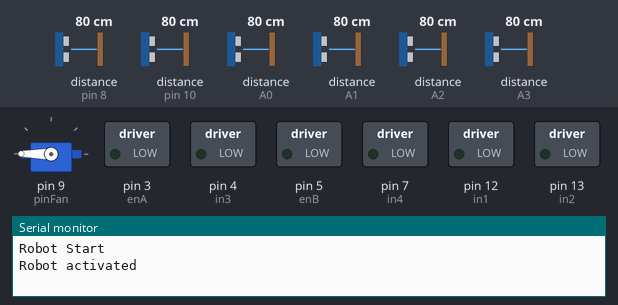
Recording of a sketch running on a simulated Arduino Uno, built with avr-gcc and run on an emulated ATmega328P. Shown: servo, switched loads named in the sketch (green lamp = pin HIGH), the last lines printed to the serial monitor. Inputs (shaded band) come from the test bench; at power-on: distance to the obstacle (sensors on pin 8, pin 10, A0, A1, A2, A3) 80 cm.

Above: at 3.05 s.
At 11.55 s:
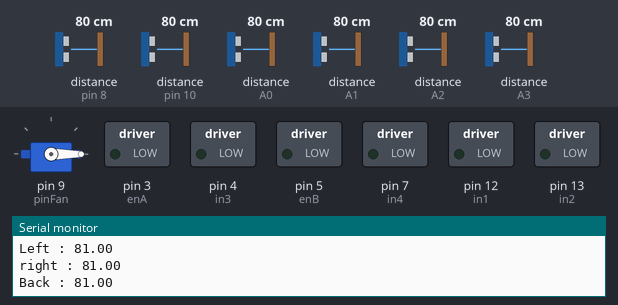
Timing chart, 0 to 14.2 s (numbered marks = the images above):
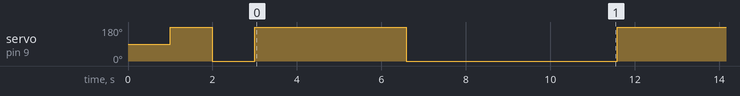

Measured:
- by itself, servo on pin 9 (pinFan): goes 180° 1.0 s, 0° 1.0 s, 14 × (180° 3.6 s, 0° 5.0 s), 180° 3.6 s, then 0°

The sketch:

krpairoda.ino
```cpp
/*
 *   KRPAI
*/
#include <NewPing.h>
#include <Servo.h>
#include <Wire.h>;
//AMG set up
#include <Adafruit_AMG88xx.h>
Adafruit_AMG88xx amg;
float pixels[AMG88xx_PIXEL_ARRAY_SIZE];


#define pinFan 9
//pinfan harus PWM
Servo propeller;

#define CMPS11_ADDRESS 0x60  // Address of CMPS11 shifted right one bit for arduino wire library
#define ANGLE_8  1           // Register to read 8bit angle from

#define enA 3 // biru
#define in1 12 // ijo
#define in2 13 //kuning
#define enB 5 // oren
#define in3 4//merah
#define in4 7 //coklat
byte motorSpeedA = 0;
byte motorSpeedB = 0;

#define UVpin A4


#define button 0

//int Pingpin[8]=[A1,A2,A3,A4,A5,8,10,11];
//Pin ping (asumsi 6 )
#define pingFL A2 // Front Left
#define pingFM A1 // Front Middle
#define pingFR A3 // Front Right
#define pingL A0 // Left
#define pingR 10 // Right
#define pingB 8  // Back
NewPing FL(pingFL,pingFL,2000);
NewPing FM(pingFM,pingFM,2000);
NewPing FR(pingFR,pingFR,2000);
NewPing L(pingL,pingL,2000);
NewPing R(pingR,pingR,2000);
NewPing B(pingB,pingB,2000);

float datapingFL;
float datapingFM;
float datapingFR;
float datapingL;
float datapingR;
float datapingB;

// Random Var
int val;
int buttonState;

// Var getUV()
int sensorValue = 0;  // Variabel Penyimpan Input UVTron
int sensorYES = 400;  // Batas atas
int sensorNO = 300;  // Batas bawah
int adaApi = 0; // 0 = tidak ada api, 1 = ada api,(0,1) = ada bayangan
int numRead = 0; //
int Max_numRead = 5; //

// Var getAMG()
bool status_amg;

// LIST FUNGSI
/*float getCompass() ;
/*
 *  Output langsung nilai compass
 */
void motorMove(char motor,int dir,int speedmotor,int delayTime) ;
/*
 * motor = 'L' for left , 'R' for Right
 * dir = 1 for forward , 0 for backward, 3 for brake
 * speedmotor range dari 0-100 (udah dimapping sebelumnya dari 0-255 PWM )
 * delayTime : Waktu delay (ms), setelah tiap action kalau mau berenti tetap harus di STOP dulu
 * ex :
 * motorMove('R',1,100,2500);
 * motorMove('R',3,0,50);
 */
void fanOut(int fanSpeed,bool fanStatus ,int delayTime);
/*
 * Buat nyalain kipas
 * fanspeed dari 0-100
 * fanStatus = 1 buat nyala , 0 buat mati
 * delay = ms
 * kalau mau matiin kipasnya tetep harus di stop
 * ex : fanOut(0,0,50);
 */
void getAMG();
/*
 * Output nya langsung di array float pixels
 */

int getUV();
/*
 * Output True or False , Algoritma fungsinya masih belom 100% jalan, nanti diganti .
 */

//void getPing();
/*
 * Update 6 sensor ultra ,disimpen di variabel
 */

//DECLARE FUNGSI
void getPing()
{
  datapingFL=FL.ping_cm();
  datapingFM=FM.ping_cm();
  datapingFR=FR.ping_cm();
  datapingL=L.ping_cm();
  datapingR=R.ping_cm();
  datapingB=B.ping_cm();
  Serial.println("START PING");
  Serial.print("Front left : ");
  Serial.println(datapingFL);
  Serial.print("Front mid : ");
  Serial.println(datapingFM);
  Serial.print("Front right : ");
  Serial.println(datapingFR);
    Serial.print("Left : ");
  Serial.println(datapingL);
    Serial.print("right : ");
  Serial.println(datapingR);
    Serial.print("Back : ");
  Serial.println(datapingB);

}

int getUV()
 {
   // read the value from the sensor:
  sensorValue = analogRead(UVpin);
  if (sensorValue > sensorYES) {
      adaApi = 1;
      numRead = Max_numRead;
    }
  else if (sensorValue < sensorNO) {
      if (numRead > 0) {
        numRead = numRead - 1;
      }
      else {
        adaApi = 0;
      }
    }

  return adaApi;
  delay(10);

}
int UVdetect()
{
    int count=0;
int state=0;
for (int i=1 ; i<10;i++)
{
//Serial.println(getUV());
if ( getUV())
{
  state=1;
}
}
return state;
}

void getAMG()
{
  status_amg = amg.begin();
    if (!status_amg) {
        Serial.println("Could not find a valid AMG88xx sensor, check wiring!");}
  amg.readPixels(pixels);

    Serial.print("[");
    for(int i=1; i<=AMG88xx_PIXEL_ARRAY_SIZE; i++){
      Serial.print(pixels[i-1]);
      Serial.print(", ");
      if( i%8 == 0 ) Serial.println();
    }
    Serial.println("]");
    Serial.println();
}

float getCompass()
{
unsigned char high_byte, low_byte, angle8;
char tmp; // Variabel untuk menyimpan data yang tidak diperlukan (Roll & Pitch)
unsigned int angle16;
float heading;

 Wire.beginTransmission(CMPS11_ADDRESS);  //starts communication with CMPS11
  Wire.write(ANGLE_8);                     //Sends the register we wish to start reading from
  Wire.endTransmission();

  // Request 5 bytes from the CMPS11
  // this will give us the 8 bit bearing,
  // both bytes of the 16 bit bearing, pitch and roll
  Wire.requestFrom(CMPS11_ADDRESS, 5);

  while(Wire.available() < 5);        // Wait for all bytes to come back

  angle8 = Wire.read();               // Baca 3 Byte data kompas
  high_byte = Wire.read();
  low_byte = Wire.read();
  tmp = Wire.read();  // Abaikan 2 byte terahir (Data Roll & Pitch)
  tmp = Wire.read();

  angle16 = high_byte;                 // Calculate 16 bit angle
  angle16 <<= 8;
  angle16 += low_byte;

  heading = (angle16 / 10) + (angle16 % 10);
  //Serial.print("Sudut: ");
  //heading=map(heading,0,367,0,360);
 return heading;

}
void motorMove(char motor,int dir,int speedmotor)
// motor = L (Left) or R (Right)
// dir   = 1 for Maju , 0 for mundur
// speedmotor = range input 0-100
{
  speedmotor=map(speedmotor,0,100,80,255);
  Serial.print("Motor ");
  if ( motor== 'L')
  {
    Serial.print("LEFT ");
    if (dir==1)
    {
      Serial.print("Forward with Speed ");
      Serial.print(speedmotor);
      digitalWrite(in1, HIGH);
      digitalWrite(in2, LOW);
            analogWrite(enA, speedmotor);

    }
    else if( dir==0)
    {
      Serial.print("Backward with Speed ");
      Serial.print(speedmotor);
      digitalWrite(in1, LOW);
      digitalWrite(in2, HIGH);
      analogWrite(enA, speedmotor);
    }
    else
    {
      Serial.print("STOP");
      digitalWrite(in1, HIGH);
      digitalWrite(in2, HIGH);
      analogWrite(enA, speedmotor);
    }
  }
  else if (motor == 'R')
  {
        Serial.print("RIGHT ");
        if (dir==1)
    {
            Serial.print("Forward with Speed ");
      Serial.print(speedmotor);
        analogWrite(enB, speedmotor);
        digitalWrite(in3, LOW);
        digitalWrite(in4, HIGH);
    }
    else if(dir==0)
    {
              Serial.print("Backward with Speed ");
      Serial.print(speedmotor);
        analogWrite(enB, speedmotor);
        digitalWrite(in3, HIGH);
        digitalWrite(in4, LOW);
    }
    else
    {
              Serial.print("STOP");
        digitalWrite(in3, HIGH);
        digitalWrite(in4, HIGH);
    }
  }
Serial.println();
}


void testrotate()
{
      int lastreading=getCompass();
    int currentreading;
    currentreading=getCompass();
    int condition= (currentreading+(360-lastreading))%360 ;
    while (not((condition >67) and (condition <73)))
    {
      currentreading=getCompass();
      condition= (currentreading+(360-lastreading))%360 ;
      Serial.print("the condition is still :");
      Serial.println(condition);
      Serial.print("Bacaan Sensor : ");
      Serial.println(currentreading);
      Serial.print("bacaan acuan : ");
      Serial.println(lastreading);
      delay(300);
    }
    Serial.println("Got out of Condition");
    delay(2000);
}
void fanOut(int fanSpeed,bool fanStatus ,int delayTime) //Fanspeed range 0-100 , fanStatus 1: nyala fanStatus 0:mati .
{

  if (fanStatus)
  {
    fanSpeed= map(fanSpeed,0,100,1000,2000);
    propeller.writeMicroseconds(fanSpeed);
  }
  else
  {
    fanSpeed=0;
    propeller.writeMicroseconds(fanSpeed);
  }
  delay(delayTime);
}

// SETUP
void setup() {
  Wire.begin();
  pinMode(enA, OUTPUT);
  pinMode(enB, OUTPUT);
  pinMode(in1, OUTPUT);
  pinMode(12, OUTPUT);
  pinMode(13, OUTPUT);
  pinMode(in2, OUTPUT);
  pinMode(in3, OUTPUT);
  pinMode(in4, OUTPUT);
  pinMode(button,INPUT);
  pinMode(UVpin,INPUT);
  Serial.begin(9600);
  propeller.attach(pinFan,1000,2000); // attaches the servo on pin pinFan to the propeller object , minspeed = 1000, maxspeed = 2000 dalam microseconds
  // INISIASI AWAL PROPELLER
  delay(1000);
  // Initialize Propeller ( Set max freq )
  propeller.writeMicroseconds(2000);
    delay(1000);
    propeller.writeMicroseconds(1000);
    delay(  1000);
  // Kalo motor nya uda bunyi 3x berarti udah di set
  propeller.writeMicroseconds(0);

//Button activation
int buttonState=1;
Serial.println("Robot Start");
while (buttonState==1)
{
  buttonState=digitalRead(button);
 // Serial.println("button : OFF ");
}
Serial.println("Robot activated");

//Start AMG
//amg.begin();

}
void runs()
{
    //motorMove('R',0,80);
  motorMove('R',0,50);
motorMove('L', 0,50);
delay(4000);
motorMove('L', 3,50);
motorMove('R', 3,50);
delay(500);
motorMove('R',1,50);
motorMove('L',1,50);
delay(4000);
motorMove('L', 3,50);
motorMove('R', 3,50);
delay(500);
}

void rotat()
{
  motorMove('R',1,50);
motorMove('L', 0,50);
delay(650);
motorMove('L', 3,50);
motorMove('R', 3,50);
delay(500);
}
void loop()
{
 // getPing();
fanOut(100,1,3500);
getPing();
//runs();
fanOut(80,0,0);
delay(2000);
  //rotat();
  delay(3000);
 // runs();
/*
Serial.println(UVdetect());
if(UVdetect())
{
  fanOut(100,1,3500);
getPing();
//runs();
fanOut(80,0,0);
delay(2000);
}
delay(100);*/
}
```
